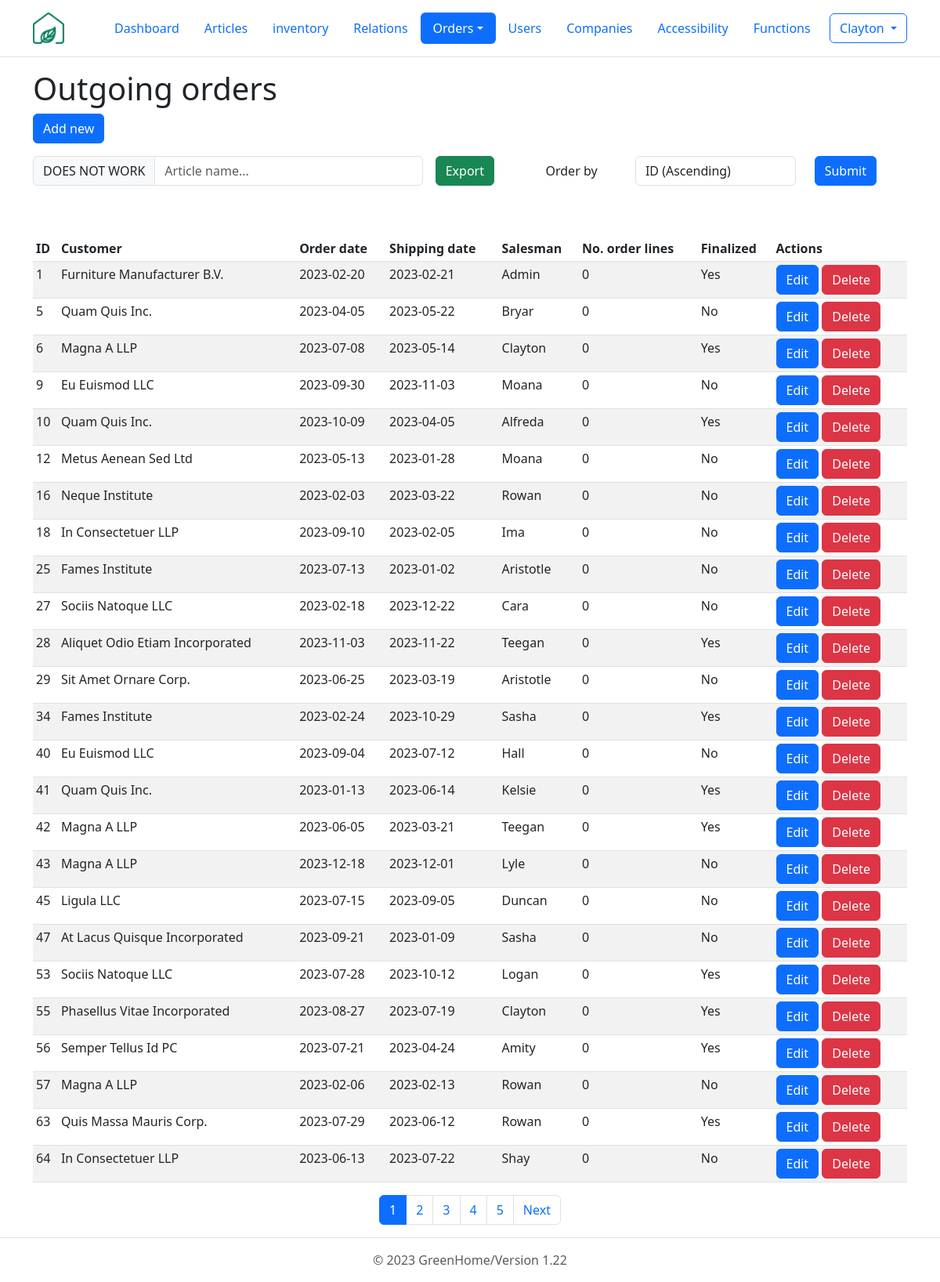
The app's page /php/orders/GUI_outgoing.php (signed in) with its own data.
### tables this page shows
CREATE TABLE orders (
  id int(10) NOT NULL, 
  order_date date NOT NULL, 
  shipping_date date NOT NULL, 
  order_type tinyint(1) NOT NULL, 
  employee_id int(10) NOT NULL, 
  relation_id int(10) NOT NULL, 
  company_id int(10) NOT NULL,
  is_finalized tinyint(1) NOT NULL DEFAULT 0
);

CREATE TABLE relations (
  id int(10) NOT NULL, 
  name varchar(255) NOT NULL, 
  street varchar(255) NOT NULL, 
  house_nr varchar(10), 
  zip_code varchar(50) NOT NULL, 
  city varchar(255) NOT NULL, 
  country_code char(2) NOT NULL, 
  email_adress varchar(255) NOT NULL, 
  phone_number varchar(22) NOT NULL 
);

CREATE TABLE employees (
  id int(10) NOT NULL, 
  first_name char(255) NOT NULL, 
  last_name char(255) NOT NULL, 
  email_adress varchar(255) NOT NULL UNIQUE, 
  password varchar(255) NOT NULL, 
  company_id int(10) NOT NULL, 
  function_name varchar(10) NOT NULL, 
  is_active tinyint(1) DEFAULT 1 
);

### php/orders/GUI_outgoing.php (the view, shortened to what this page needs)
<?php
require_once '../include/db_connect.php';
?>
<!DOCTYPE html>
<html lang="en" class="h-100" data-bs-theme="light">
<head>
  <link href="https://cdn.jsdelivr.net/npm/bootstrap@5.3.0-alpha1/dist/css/bootstrap.min.css" rel="stylesheet">
</head>
<body class="d-flex flex-column h-100">
<body class="d-flex flex-column h-100">
  <header class="p-3 mb-3 border-bottom">
    <div class="container">
      <div class="d-flex flex-wrap align-items-center justify-content-center justify-content-lg-start">
        <a href="../../dashboard.php" class="d-flex align-items-center mb-2 mb-lg-0 text-dark text-decoration-none me-5">
          <img src="../../images/logo.png" alt="company logo" srcset="" width="40" height="40">
        </a>
        <ul class="nav col-12 col-lg-auto me-lg-auto mb-2 justify-content-c�enter mb-md-0 nav-pills">
          <li class="nav-item"><a href="../../dashboard.php" class="nav-link">Dashboard</a></li>
          <li class="nav-item"><a href="../articles/GUI_articles.php" class="nav-link" >Articles</a></li>
          <li class="nav-item"><a href="../stock/GUI_stock.php" class="nav-link" >inventory</a></li>
          <li class="nav-item"><a href="../relations/GUI_relations.php" class="nav-link" aria-current="page" >Relations</a></li>
          <li class="nav-item dropdown">
            <a class="nav-link active dropdown-toggle" data-bs-toggle="dropdown" href="#" role="button" aria-expanded="false">Orders</a>
          </li>
          <li class="nav-item"><a href="../users/GUI_users.php" class="nav-link" aria-current="page">Users</a></li>
          <li class="nav-item"><a href="../companies/GUI_companies.php" class="nav-link">Companies</a></li>
          <li class="nav-item"><a href="../accessibilities/GUI_accessibilities.php" class="nav-link">Accessibility</a></li>
          <li class="nav-item"><a href="../functions/GUI_functions.php" class="nav-link">Functions</a></li>
        </ul>
        <?php
          if(isset($_SESSION['user_id'])):?>
            <div class='dropdown text-end'>
            <button class="btn btn-outline-primary dropdown-toggle" type="button" data-bs-toggle="dropdown" aria-expanded="false">
            <?=$_SESSION['user_name']?>
          </button>
          </div>
          <?php else :?>
            <div class='nav-item ml-auto'>
            <a href='php/users/GUI_login.php' class='btn btn-outline-primary'>Login</a>
            </div>
          <?php endif;?>
      </div>
    </div>
  </header>
    <div class="container">
      <h1>Outgoing orders</h1>
      <button class='btn btn-primary' data-bs-toggle='modal' data-bs-target='#newOrderModal'>Add new</button>
      <br>
    <div class="d-flex align-items-center mb-5">
      <div class="input-group my-3 me-3">
        <span class="input-group-text" id="tableSearchBar">DOES NOT WORK</span>
        <input type="text" class="form-control" id="searchInput" placeholder="Article name..." aria-label="articlename" aria-describedby="tableSearchBar" onkeyup="tableSearch()">
      </div>
      <a href="../include/exportData.php?report=exportOrders&type=outgoing" class="btn btn-success my-3">Export</a>
      <div class="container d-flex align-items-center justify-content-end my-3 me-3">
        <form method="get">
          <div class="form-group row align-items-center">
            <label for="order_by" class="col-sm-3 col-form-label">Order by</label>
            <div class="col-sm-6">
            <select class="form-control" id="order_by" name="order_by">
                <option value="id_asc">ID (Ascending)</option>
              </select>
            </div>
            <div class="col-sm-3">
              <button type="submit" class="btn btn-primary">Submit</button>
            </div>
          </div>
        </form>
      </div>
    </div>
      <table class="table table-striped table-sm" id="table">
        <thead>
          <tr>
            <th>ID</th>
            <th>Customer</th>
            <th>Order date</th>
            <th>Shipping date</th>
            <th>Salesman</th>
            <th>No. order lines</th>
            <th>Finalized</th>
            <th>Actions</th>
          </tr>
        </thead>
        <tbody>
        <?php
        $records_per_page = 25;
        $sql_count = "SELECT COUNT(*) AS count FROM orders WHERE order_type = 0";
        $result_count = $connection->query($sql_count);
        $row_count = $result_count->fetch_assoc();
        $total_records = $row_count['count'];
        $total_pages = ceil($total_records / $records_per_page);
        $current_page = isset($_GET['page']) && is_numeric($_GET['page']) ? (int)$_GET['page'] : 1;
        $offset = ($current_page - 1) * $records_per_page;
        if(isset($_GET["order_by"])){
          $get_order_by = $_GET["order_by"];
          switch($get_order_by) {
            case "id_asc":
              $order_by = "id ASC";
              break;
            case "id_desc":
              $order_by = "id DESC";
              break;
            case "order_date_asc":
              $order_by = "order_date ASC";
              break;
            case "order_date_desc":
              $order_by = "order_date DESC";
              break;
            case "shipping_date_asc":
              $order_by = "shipping_date ASC";
              break;
            case "shipping_date_desc":
              $order_by = "shipping_date DESC";
              break;
            case "num_lines_asc":
              $order_by = "num_of_lines ASC";
              break;
            case "num_lines_desc":
              $order_by = "num_of_lines DESC";
              break;
            default:
              $order_by = "id ASC";
          }
        } else {
          $order_by = "id ASC";
        }
        $sql = "SELECT orders.id as id, relations.name as name, orders.order_date as order_date, orders.shipping_date as shipping_date, COUNT(order_lines.order_id) AS num_of_lines, employees.first_name as verkoper_name, IF(orders.is_finalized = 1, 'Yes', 'No') as is_finalized
        FROM orders
        JOIN relations
          ON orders.relation_id = relations.id
        JOIN employees
          ON orders.employee_id = employees.id
        LEFT JOIN order_lines
          ON orders.id = order_lines.order_id
        WHERE order_type = 1
        GROUP BY orders.id
        ORDER BY $order_by
        LIMIT $records_per_page
        OFFSET $offset;";
        $result = $connection->query($sql);
        while($row = $result->fetch_assoc()) {
          echo "<tr>
          <td>$row[id]</td>
          <td>$row[name]</td>
          <td>$row[order_date]</td>
          <td>$row[shipping_date]</td>
          <td>$row[verkoper_name]</td>
          <td>$row[num_of_lines]</td>
          <td>$row[is_finalized]</td>
          <td>
            <a class='btn btn-primary' href='GUI_orderEdit.php?id=$row[id]'>Edit</a>
            <a class='btn btn-danger' href='controller_orders.php?id=$row[id]&action=delete&order_type=outgoing'>Delete</a>
          </td>
          </tr>";
        }
        ?>
        </tbody>
      </table>
      <?php if ($total_pages > 1): ?>
          <nav aria-label="Page navigation">
            <ul class="pagination justify-content-center">
              <?php
                $start_page = max(1, $current_page - 5);
                $end_page = min($total_pages, $current_page + 5);
                for ($i = $start_page; $i <= $end_page; $i++):
              ?>
                <li class="page-item<?= $current_page == $i ? ' active' : '' ?>">
                  <a class="page-link" href="?page=<?= $i ?>"><?= $i ?></a>
                </li>
              <?php endfor; ?>
              <?php if ($current_page < $total_pages): ?>
                <li class="page-item"><a class="page-link" href="?page=<?= $current_page + 1 ?>">Next</a></li>
              <?php endif; ?>
            </ul>
          </nav>
        <?php endif; ?>
    </div>
</body>
<?php
  require_once '..\include\footer.php'?>
</html>

### records on screen
orders: id "1", relation.name "Furniture Manufacturer B.V.", order_date "2023-02-20", shipping_date "2023-02-21", employee.first_name "Admin", row "0", row "Yes"
orders: id "5", relation.name "Quam Quis Inc.", order_date "2023-04-05", shipping_date "2023-05-22", employee.first_name "Bryar", row "0", row "No"
orders: id "6", relation.name "Magna A LLP", order_date "2023-07-08", shipping_date "2023-05-14", employee.first_name "Clayton", row "0", row "Yes"
orders: id "9", relation.name "Eu Euismod LLC", order_date "2023-09-30", shipping_date "2023-11-03", employee.first_name "Moana", row "0", row "No"
orders: id "10", relation.name "Quam Quis Inc.", order_date "2023-10-09", shipping_date "2023-04-05", employee.first_name "Alfreda", row "0", row "Yes"
orders: id "12", relation.name "Metus Aenean Sed Ltd", order_date "2023-05-13", shipping_date "2023-01-28", employee.first_name "Moana", row "0", row "No"
orders: id "16", relation.name "Neque Institute", order_date "2023-02-03", shipping_date "2023-03-22", employee.first_name "Rowan", row "0", row "No"
orders: id "18", relation.name "In Consectetuer LLP", order_date "2023-09-10", shipping_date "2023-02-05", employee.first_name "Ima", row "0", row "No"
orders: id "25", relation.name "Fames Institute", order_date "2023-07-13", shipping_date "2023-01-02", employee.first_name "Aristotle", row "0", row "No"
orders: id "27", relation.name "Sociis Natoque LLC", order_date "2023-02-18", shipping_date "2023-12-22", employee.first_name "Cara", row "0", row "No"
orders: id "28", relation.name "Aliquet Odio Etiam Incorporated", order_date "2023-11-03", shipping_date "2023-11-22", employee.first_name "Teegan", row "0", row "Yes"
orders: id "29", relation.name "Sit Amet Ornare Corp.", order_date "2023-06-25", shipping_date "2023-03-19", employee.first_name "Aristotle", row "0", row "No"
orders: id "34", relation.name "Fames Institute", order_date "2023-02-24", shipping_date "2023-10-29", employee.first_name "Sasha", row "0", row "Yes"
orders: id "40", relation.name "Eu Euismod LLC", order_date "2023-09-04", shipping_date "2023-07-12", employee.first_name "Hall", row "0", row "No"
orders: id "41", relation.name "Quam Quis Inc.", order_date "2023-01-13", shipping_date "2023-06-14", employee.first_name "Kelsie", row "0", row "Yes"
orders: id "42", relation.name "Magna A LLP", order_date "2023-06-05", shipping_date "2023-03-21", employee.first_name "Teegan", row "0", row "Yes"
orders: id "43", relation.name "Magna A LLP", order_date "2023-12-18", shipping_date "2023-12-01", employee.first_name "Lyle", row "0", row "No"
orders: id "45", relation.name "Ligula LLC", order_date "2023-07-15", shipping_date "2023-09-05", employee.first_name "Duncan", row "0", row "No"
orders: id "47", relation.name "At Lacus Quisque Incorporated", order_date "2023-09-21", shipping_date "2023-01-09", employee.first_name "Sasha", row "0", row "No"
orders: id "53", relation.name "Sociis Natoque LLC", order_date "2023-07-28", shipping_date "2023-10-12", employee.first_name "Logan", row "0", row "Yes"
orders: id "55", relation.name "Phasellus Vitae Incorporated", order_date "2023-08-27", shipping_date "2023-07-19", employee.first_name "Clayton", row "0", row "Yes"
orders: id "56", relation.name "Semper Tellus Id PC", order_date "2023-07-21", shipping_date "2023-04-24", employee.first_name "Amity", row "0", row "Yes"
orders: id "57", relation.name "Magna A LLP", order_date "2023-02-06", shipping_date "2023-02-13", employee.first_name "Rowan", row "0", row "No"
orders: id "63", relation.name "Quis Massa Mauris Corp.", order_date "2023-07-29", shipping_date "2023-06-12", employee.first_name "Rowan", row "0", row "Yes"
orders: id "64", relation.name "In Consectetuer LLP", order_date "2023-06-13", shipping_date "2023-07-22", employee.first_name "Shay", row "0", row "No"

### other values on screen
$_SESSION['user_name'] "Clayton"
